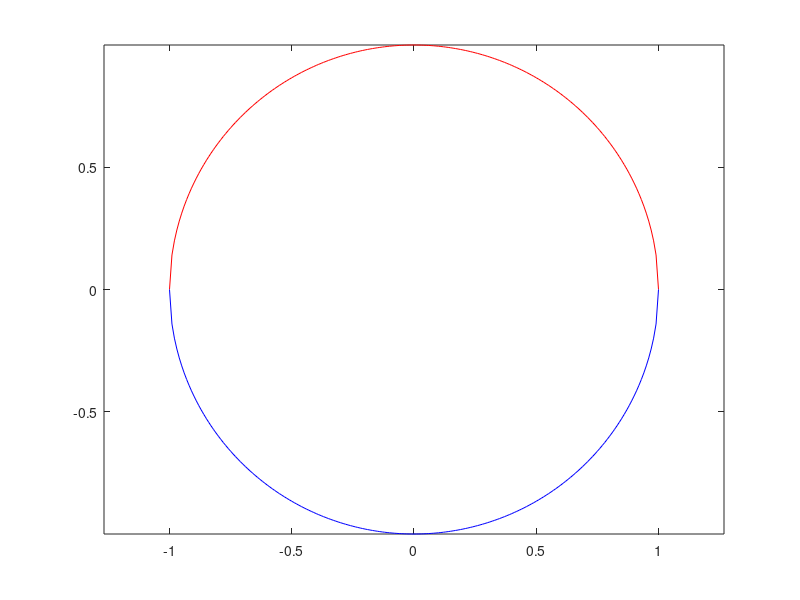
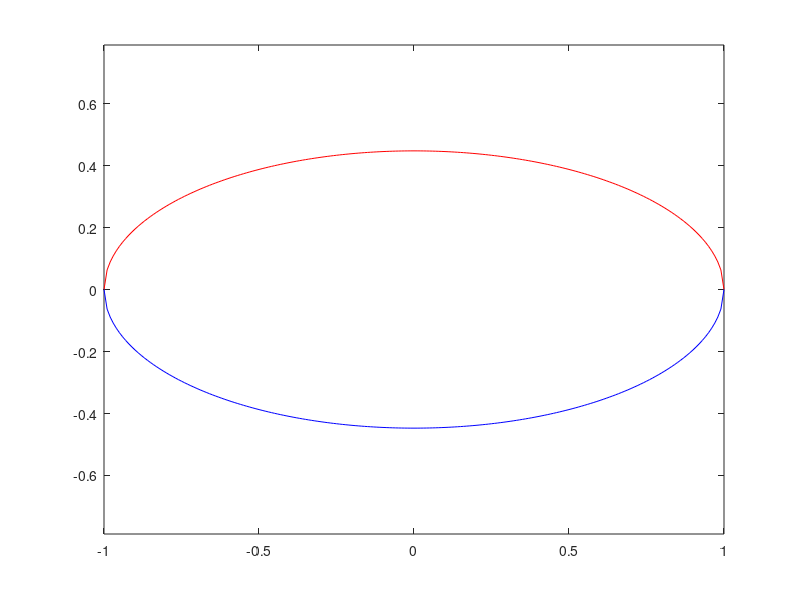
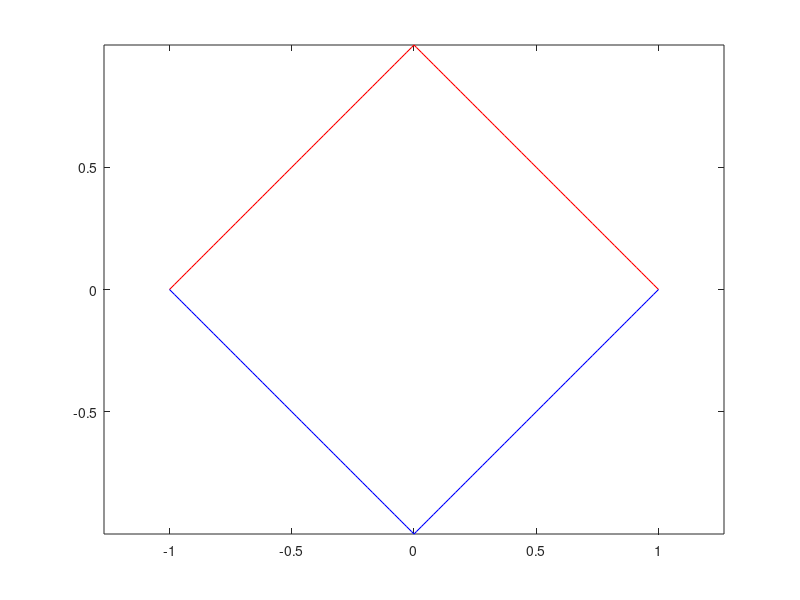
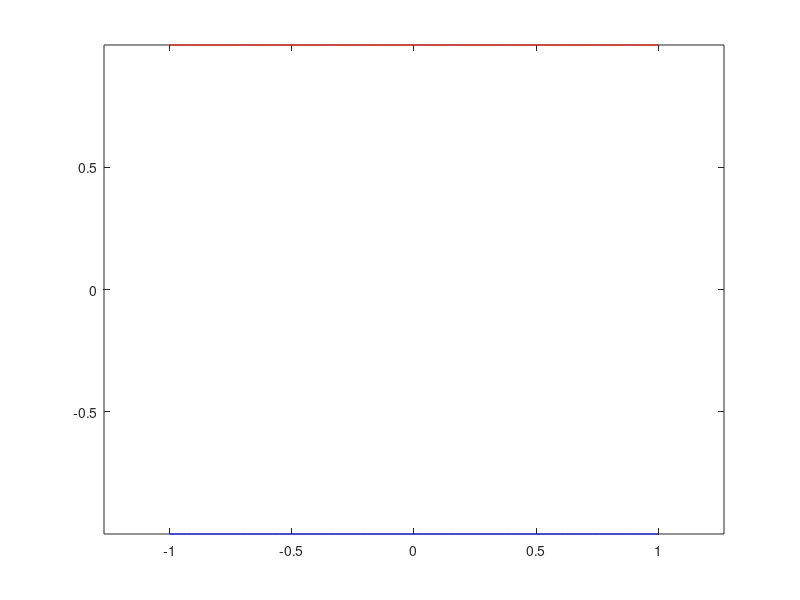

Write MATLAB code to recreate these figures, in order.
%% Problem 1 (Excercise 3.1)

% x = (x1^2 + x2^2
step = 1e-2;
n1_pos = @(X,X1) abs(sqrt(X^2 - X1^2));
n1_neg = @(X,X1) -abs(sqrt(X^2 - X1^2));
vals = [];
x = 1; % unit ball
for x1 = -1:step:1
    vals = [vals; n1_pos(x,x1), n1_neg(x,x1)];
end

figure(1)
plot(-1:step:1, vals(:,1), 'r-', -1:step:1, vals(:,2), 'b-')
axis equal

%%
step = 1e-2;
n2_pos = @(X,X1) abs(sqrt((X^2 - X1^2)/5));
n2_neg = @(X,X1) -abs(sqrt((X^2 - X1^2)/5));
vals = [];
x = 1; % unit ball
for x1 = -1:step:1
    vals = [vals; n2_pos(x,x1), n2_neg(x,x1)];
end

figure(2)
plot(-1:step:1, vals(:,1), 'r-', -1:step:1, vals(:,2), 'b-')
axis equal

%%
step = 1e-2;
n3_pos = @(X,X1) abs(X - abs(X1));
n3_neg = @(X,X1) -abs(X - abs(X1));
vals = [];
x = 1; % unit ball
for x1 = -1:step:1
    vals = [vals; n3_pos(x,x1), n3_neg(x,x1)];
end

figure(3)
plot(-1:step:1, vals(:,1), 'r-', -1:step:1, vals(:,2), 'b-')
axis equal

%%
step = 1e-2;
n4_pos = @(X,X1) max(X, abs(X1));
n4_neg = @(X,X1) -max(X, abs(X1));
vals = [];
x = 1; % unit ball
for x1 = -1:step:1
    vals = [vals; n4_pos(x,x1), n4_neg(x,x1)];
end

figure(4)
plot(-1:step:1, vals(:,1), 'r-', -1:step:1, vals(:,2), 'b-')
axis equal